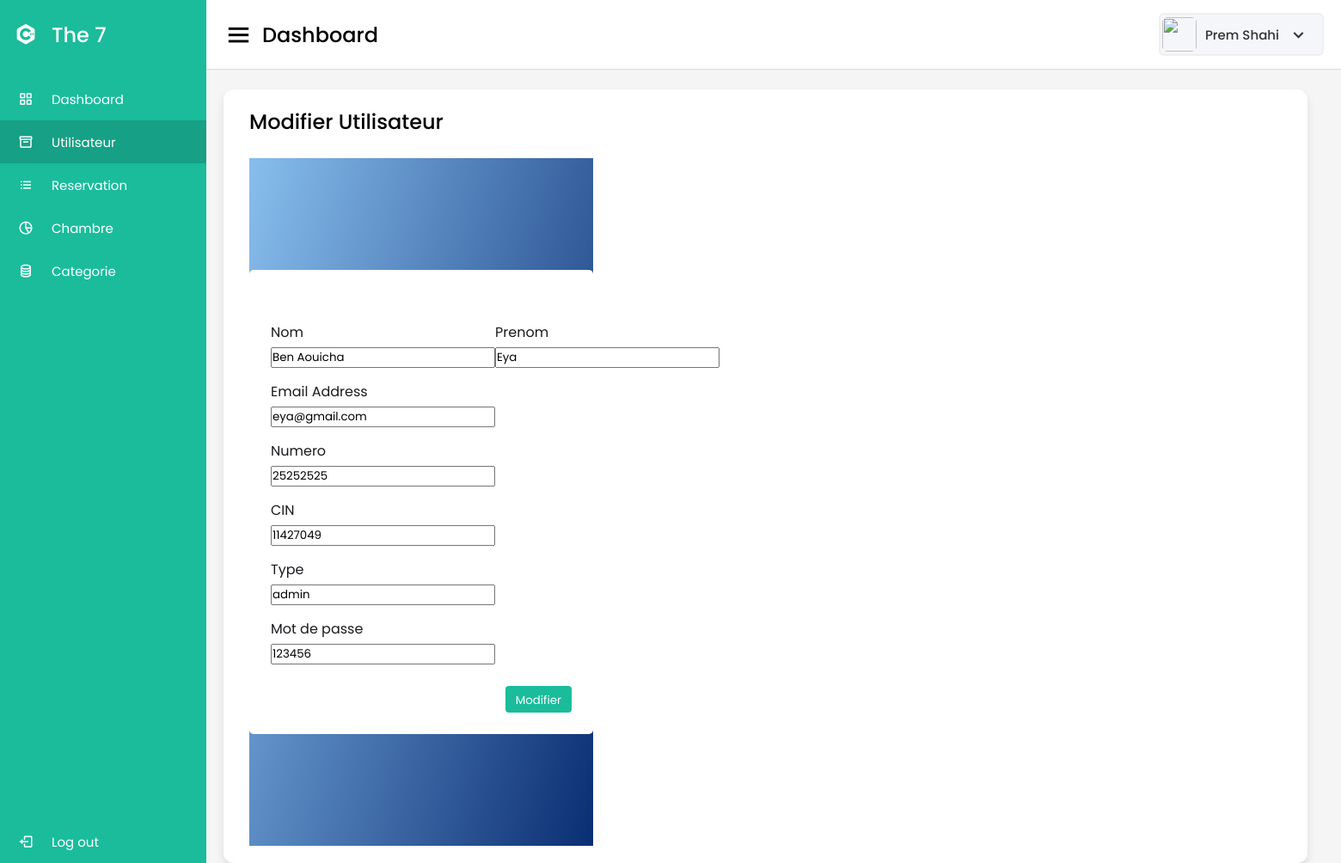
Screenshot of /Utilisateur/update.php?id=1 with the database file from the repository.
### tables this page shows
CREATE TABLE IF NOT EXISTS `utilisateur` (
  `id` int(11) NOT NULL AUTO_INCREMENT,
  `nom` varchar(255) NOT NULL,
  `prenom` varchar(255) NOT NULL,
  `email` varchar(255) NOT NULL,
  `numero` int(11) NOT NULL,
  `cin` int(11) NOT NULL,
  `type` enum('admin','client','equipe','') NOT NULL,
  `mdp` varchar(255) NOT NULL,
  PRIMARY KEY (`id`)
);

### Utilisateur/update.php (the view, shortened to what this page needs)
<?php
if(!empty($_GET["id"])){
    $pdo=new connect();
    $query="select * from utilisateur where id=:id";
    $pdostmt=$pdo->prepare($query);
    $pdostmt->execute(["id"=>$_GET["id"]]);
    $row=$pdostmt->fetch(PDO::FETCH_ASSOC);
    }
?>
<!DOCTYPE html>
<html lang="en" dir="ltr">
<head>
    <link rel="stylesheet" href="../css/style.css">
    <link href='https://unpkg.com/boxicons@2.0.7/css/boxicons.min.css' rel='stylesheet'>
</head>
<body>
    <div class="sidebar">
        <div class="logo-details">
            <i class='bx bxl-c-plus-plus'></i>
            <span class="logo_name">The 7</span>
        </div>
        <ul class="nav-links">
            <li>
                <a href="../dashboard.php">
                    <i class='bx bx-grid-alt'></i>
                    <span class="links_name">Dashboard</span>
                </a>
            </li>
            <li>
                <a href="index.php" class="active">
                    <i class='bx bx-box'></i>
                    <span class="links_name">Utilisateur</span>
                </a>
            </li>
            <li>
                <a href="../Reservation/index.php">
                    <i class='bx bx-list-ul'></i>
                    <span class="links_name">Reservation</span>
                </a>
            </li>
            <li>
                <a href="../chambre/index.php">
                    <i class='bx bx-pie-chart-alt-2'></i>
                    <span class="links_name">Chambre</span>
                </a>
            </li>
            <li>
                <a href="../categorie/index.php">
                    <i class='bx bx-coin-stack'></i>
                    <span class="links_name">Categorie</span>
                </a>
            </li>
            <li class="log_out">
                <a href="#">
                    <i class='bx bx-log-out'></i>
                    <span class="links_name">Log out</span>
                </a>
            </li>
        </ul>
    </div>
    <section class="home-section">
        <nav>
            <div class="sidebar-button">
                <i class='bx bx-menu sidebarBtn'></i>
                <span class="dashboard">Dashboard</span>
            </div>
            <div class="profile-details">
                <img src="images/profile.jpg" alt="">
                <span class="admin_name">Prem Shahi</span>
                <i class='bx bx-chevron-down'></i>
            </div>
        </nav>
        <div class="home-content" style="width: 147%!important;">
            <div class="sales-boxes">
                <div class="recent-sales box">
                    <div class="title">Modifier Utilisateur</div>
                    <br>
                    <div class="sales-details">
                        <div class="wrapper">
                            <div class="registration_form">
                                <form method="post">
                                    <div class="form_wrap">
                                        <div class="input_grp">
                                            <div class="input_wrap">
                                                <label for="fname">Nom</label>
                                                <input type="text" name="inputnom"  value="<?php echo $row["nom"]?>">
                                            </div>
                                            <div class="input_wrap">
                                                <label for="lname">Prenom</label>
                                                <input type="text" name="inputprenom"  value="<?php echo $row["prenom"]?>">
                                            </div>
                                        </div>
                                        <div class="input_wrap">
                                            <label for="email">Email Address</label>
                                            <input type="text" name="inputemail"  value="<?php echo $row["email"]?>">
                                        </div>
                                        <div class="input_wrap">
                                            <label for="city">Numero</label>
                                            <input type="text" name="inputnumero"  value="<?php echo $row["numero"]?>">
                                        </div>
                                        <div class="input_wrap">
                                            <label for="country">CIN</label>
                                            <input type="text" name="inputcin"  value="<?php echo $row["cin"]?>">
                                        </div>
                                        <div class="input_wrap">
                                            <label for="country">Type</label>
                                            <input type="text" name="inputtype"  value="<?php echo $row["type"]?>">
                                        </div>
                                        <div class="input_wrap">
                                            <label for="country">Mot de passe</label>
                                            <input type="text" name="inputmdp"  value="<?php echo $row["mdp"]?>">
                                        </div>
                                    </div><br>
                                    <div class="button">
                                        <a href="#"><input type="submit" name="submit" value="Modifier" class="submit_btn" style="background: #0d6bd700;border:none;color:white">
                                        </a>
                                    </div>
                                </form>
                            </div>
                        </div>
                    </div>
                </div>
            </div>
        </div>
    </section>
</body>
</html>

### css/style.css (style rules this page uses)
* { margin: 0; padding: 0; box-sizing: border-box; font-family: 'Poppins', sans-serif; }
.sidebar { position: fixed; height: 100%; width: 240px; background: #1abc9c; transition: all 0.5s ease; }
.sidebar .logo-details { height: 80px; display: flex; align-items: center; }
.sidebar .logo-details i { font-size: 28px; font-weight: 500; color: #fff; min-width: 60px; text-align: center }
.sidebar .logo-details .logo_name { color: #fff; font-size: 24px; font-weight: 500; }
.sidebar .nav-links { margin-top: 10px; }
.sidebar .nav-links li { position: relative; list-style: none; height: 50px; }
.sidebar .nav-links li a { height: 100%; width: 100%; display: flex; align-items: center; text-decoration: none; transition: all 0.4s ease; }
.sidebar .nav-links li a.active { background: #16a085; }
.sidebar .nav-links li i { min-width: 60px; text-align: center; font-size: 18px; color: #fff; }
.sidebar .nav-links li a .links_name { color: #fff; font-size: 15px; font-weight: 400; white-space: nowrap; }
.sidebar .nav-links .log_out { position: absolute; bottom: 0; width: 100%; }
.home-section { position: relative; background: #f5f5f5; min-height: 100vh; width: calc(100% - 240px); left: 240px; transition: all 0.5s ease; }
.home-section nav { display: flex; justify-content: space-between; height: 80px; background: #fff; display: flex; align-items: center; position: fixed; width: calc(100% - 240px); left: 240px; z-index: 100; padding: 0 20px; box-shadow: 0 1px 1px rgba(0, 0, 0, 0.1); transition: all 0.5s ease; }
.home-section nav .sidebar-button { display: flex; align-items: center; font-size: 24px; font-weight: 500; }
nav .sidebar-button i { font-size: 35px; margin-right: 10px; }
.home-section nav .profile-details { display: flex; align-items: center; background: #F5F6FA; border: 2px solid #EFEEF1; border-radius: 6px; height: 50px; min-width: 190px; padding: 0 15px 0 2px; }
nav .profile-details img { height: 40px; width: 40px; border-radius: 6px; object-fit: cover; }
nav .profile-details .admin_name { font-size: 15px; font-weight: 500; color: #333; margin: 0 10px; white-space: nowrap; }
nav .profile-details i { font-size: 25px; color: #333; }
.home-section .home-content { position: relative; padding-top: 104px; }
.home-content .sales-boxes { display: flex; justify-content: space-between; }
.home-content .sales-boxes .recent-sales { width: 65%; background: #fff; padding: 20px 30px; margin: 0 20px; border-radius: 12px; box-shadow: 0 5px 10px rgba(0, 0, 0, 0.1); }
.home-content .sales-boxes .sales-details { display: flex; align-items: center; justify-content: space-between; }
.sales-boxes .box .title { font-size: 24px; font-weight: 500; }
.sales-boxes .box .button { width: 100%; display: flex; justify-content: flex-end; }
.sales-boxes .box .button a { color: #fff; background: #1abc9c; padding: 4px 12px; font-size: 15px; font-weight: 400; border-radius: 4px; text-decoration: none; transition: all 0.3s ease; }
.sales-details .wrapper { justify-content: center; align-items: center; min-height: 100vh; display: flex; background: linear-gradient( 105deg, #88beee , #0a2e73 ); }
.sales-details .registration_form { border-radius: 5px; width: 400px; background: white; padding: 25px; }
.sales-details .form_wrap { margin-top: 35px; }
.sales-details .form_wrap .input_wrap { margin-bottom: 15px; }
.sales-details .form_wrap .input_wrap:last-child { margin-bottom: 0; }
.sales-details .form_wrap .input_wrap label { margin-bottom: 3px; color: #1a1a1f; display: block; }
.sales-details .form_wrap .input_grp { display: flex; justify-content: space-between; }

### rows the page displays
utilisateur: inputnom "Ben Aouicha", inputprenom "Eya", inputemail "eya@gmail.com", inputnumero "25252525", inputcin "11427049", inputtype "admin", inputmdp "123456"
